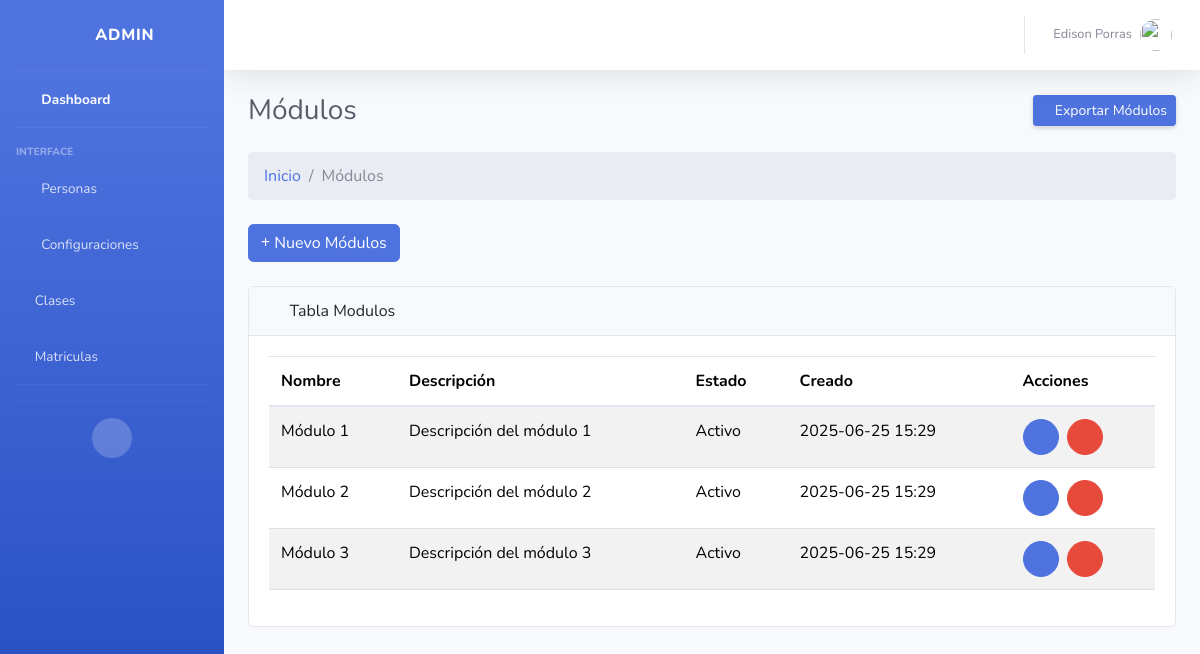
The page /modulo/ (signed in) on the database its author committed.
### Aplicaciones/core/models.py (models this page shows, shortened)
class Modulos(models.Model):
    mod_id = models.AutoField(primary_key=True)
    mod_nombre = models.CharField(max_length=50,null=False,unique=True,verbose_name="Nombre del modulo:")
    mod_descripcion = models.CharField(max_length=100,null=False,verbose_name="Descripción del modulo:")
    mod_estado = models.BooleanField(default=True,verbose_name='Estado:')
    mod_fecha_creacion = models.DateTimeField(auto_now_add=True,verbose_name='Creado el:')
    mod_fecha_actualizacion = models.DateTimeField(auto_now=True,verbose_name='Actualizado el:')

### Aplicaciones/core/views/crud_modulos_views.py (the view, shortened to what this page needs)
# urls.py: path('', loguin_views.index, name='loguin_index'),
@admin_required
def index(request):
    modulos = Modulos.objects.all()
    form = ModulosForm()
    form_editar = None
    modulo_a_editar = None
    return render(request, 'modulo/Index.html', {
        'modulos': modulos,
        'form': form,
        'form_editar': form_editar,
        'modulo_a_editar': modulo_a_editar
    })

### Aplicaciones/core/context_processors.py (called while the page is built, shortened)
def foto_perfil_usuario(request):
    if request.user.is_authenticated:
        try:
            persona = Personas.objects.get(fk_id_usuario=request.user)
        except Personas.DoesNotExist:
            return {'foto_perfil': None}
    return {'foto_perfil': None}

### Aplicaciones/core/templates/modulo/Index.html (shortened to what this page needs)
{% extends "plantillas/MasterAdmin.html" %}
{% load static %}
{% block content %}
<div class="container-fluid ">
    <div class="d-sm-flex align-items-center justify-content-between mb-4">
        <h1 class="h3 mb-0 text-gray-800">Módulos</h1>
        <a href="#" class="d-none d-sm-inline-block btn btn-sm btn-primary shadow-sm"> Exportar Módulos </a>
    </div>
    <ol class="breadcrumb mb-4">
        <li class="breadcrumb-item"><a href="{% url 'core_admin' %}">Inicio</a></li>
        <li class="breadcrumb-item active">Módulos</li>
    </ol>
    <div class="mb-4">
        <a href="#" class="btn btn-primary" type="button" data-bs-toggle="modal" data-bs-target="#modalCrear"><i
                class="fas fa-plus"></i> Nuevo
            Módulos</a>
    </div>
    <div class="card mb-4">
        <div class="card-header">
            <i class="fas fa-table me-1"></i>
            Tabla Modulos
        </div>
        <div class="card-body">
            <div class="table-responsive">
                <table class="table table-striped" id="tbl-admin" width="100%" cellspacing="0">
                    <thead>
                        <tr>
                            <th>Nombre</th>
                            <th>Descripción</th>
                            <th>Estado</th>
                            <th>Creado</th>
                            <th>Acciones</th>
                        </tr>
                    </thead>
                    <tbody>
                        {% for modulo in modulos %}
                        <tr>
                            <td>{{ modulo.mod_nombre }}</td>
                            <td>{{ modulo.mod_descripcion }}</td>
                            <td>{{ modulo.mod_estado|yesno:"Activo,Inactivo" }}</td>
                            <td>{{ modulo.mod_fecha_creacion|date:"Y-m-d H:i" }}</td>
                            <td>
                                <div class="d-flex gap-2">
                                    <a href="#"
                                        class="btn btn-sm btn-primary rounded-circle d-flex align-items-center justify-content-center"
                                        style="width: 36px; height: 36px;" data-bs-toggle="modal"
                                        data-bs-target="#modalEditar{{ modulo.mod_id }}">
                                        <i class="fas fa-edit"></i>
                                    </a>
                                    <a href="#" class="btn btn-sm btn-danger rounded-circle d-flex align-items-center justify-content-center"
                                    style="width: 36px; height: 36px;" data-bs-toggle="modal" data-bs-target="#modalEliminar{{ modulo.mod_id }}">
                                    <i class="fas fa-trash-alt"></i>
                                    </a>
                                </div>
                            </td>
                        </tr>
                        {% empty %}
                        <tr>
                            <td colspan="6">No hay módulos registrados.</td>
                        </tr>
                        {% endfor %}
                    </tbody>
                </table>
            </div>
        </div>
        {% endblock %}

### Aplicaciones/core/templates/plantillas/MasterAdmin.html (shortened to what this page needs)
{% load static %}
<!DOCTYPE html>
<html lang="es">
  <head>
    <link href="{% static 'vendor/fontawesome-free/css/all.min.css'%}" rel="stylesheet" type="text/css" />
    <link rel="stylesheet" href="{% static 'css/bootstrap.min.css' %}" />
    <link href="{% static 'vendor/bootstrap-select/css/bootstrap-select.min.css' %}" rel="stylesheet">
    <link href="{% static 'css/sb-admin-2.min.css' %}" rel="stylesheet" />
  </head>
  <body id="page-top">
    <div id="wrapper">
      <ul class="navbar-nav bg-gradient-primary sidebar sidebar-dark accordion" id="accordionSidebar">
        <a class="sidebar-brand d-flex align-items-center justify-content-center" href="{% url 'core_admin' %}">
          <div class="sidebar-brand-icon rotate-n-15">
            <i class="fas fa-laugh-wink"></i>
          </div>
          <div class="sidebar-brand-text mx-3">
            Admin
          </div>
        </a>
        <hr class="sidebar-divider my-0" />
        <li class="nav-item active">
          <a class="nav-link" href="{% url 'core_admin' %}">
            <i class="fas fa-fw fa-tachometer-alt"></i>
            <span>Dashboard</span>
          </a>
        </li>
        <hr class="sidebar-divider" />
        <div class="sidebar-heading">Interface</div>
        <li class="nav-item">
          <a class="nav-link collapsed" href="#" data-toggle="collapse" data-target="#collapseTwo" aria-expanded="true" aria-controls="collapseTwo">
            <i class="fas fa-fw fa-users"></i>
            <span>Personas</span>
          </a>
        </li>
        <li class="nav-item">
          <a class="nav-link collapsed" href="#" data-toggle="collapse" data-target="#collapseUtilities" aria-expanded="true" aria-controls="collapseUtilities">
            <i class="fas fa-fw fa-wrench"></i>
            <span>Configuraciones</span>
          </a>
        </li>
        <li class="nav-item">
          <a class="nav-link" href="{% url 'clase_index' %}">
            <i class="fa-solid fa-chalkboard-user"></i>
            <span>Clases</span>
          </a>
        </li>
         <li class="nav-item">
          <a class="nav-link" href="{% url 'matricula_index'%}">
            <i class="fa-solid fa-file"></i>
            <span>Matriculas</span>
          </a>
        </li>
        <hr class="sidebar-divider" />
        <hr class="sidebar-divider d-none d-md-block" />
        <div class="text-center d-none d-md-inline">
          <button class="rounded-circle border-0" id="sidebarToggle"></button>
        </div>
      </ul>
      <div id="content-wrapper" class="d-flex flex-column">
        <div id="content">
          <nav class="navbar navbar-expand navbar-light bg-white topbar mb-4 static-top shadow">
            <ul class="navbar-nav ml-auto">
              <li class="nav-item dropdown no-arrow">
                <a class="nav-link dropdown-toggle" href="#" id="userDropdown" role="button" data-toggle="dropdown" aria-haspopup="true" aria-expanded="false">
                  <span class="mr-2 d-none d-lg-inline text-gray-600 small">{{ user.first_name }} {{ user.last_name }}</span>
                  <img class="img-profile rounded-circle" src="{{ foto_perfil }}" onerror="this.onerror=null;this.src='{% static 'img/undraw_profile.svg' %}';" />
                </a>
              </li>
            </ul>
          </nav>
            {% block content %}
            {% endblock %}
          </div>
        </div>
      </div>
    </div>
  </body>
</html>

### Aplicaciones/core/templates/modulo/Index.html (style rules this page uses)
body { background-color: #f4f8ff; }

### rows shown on the page
Modulos: mod_nombre "Módulo 1", mod_descripcion "Descripción del módulo 1", mod_estado "Activo", mod_fecha_creacion "2025-06-25 15:29"
Modulos: mod_nombre "Módulo 2", mod_descripcion "Descripción del módulo 2", mod_estado "Activo", mod_fecha_creacion "2025-06-25 15:29"
Modulos: mod_nombre "Módulo 3", mod_descripcion "Descripción del módulo 3", mod_estado "Activo", mod_fecha_creacion "2025-06-25 15:29"

### other values the page prints
{{ user.first_name }} "Edison"
{{ user.last_name }} "Porras"
